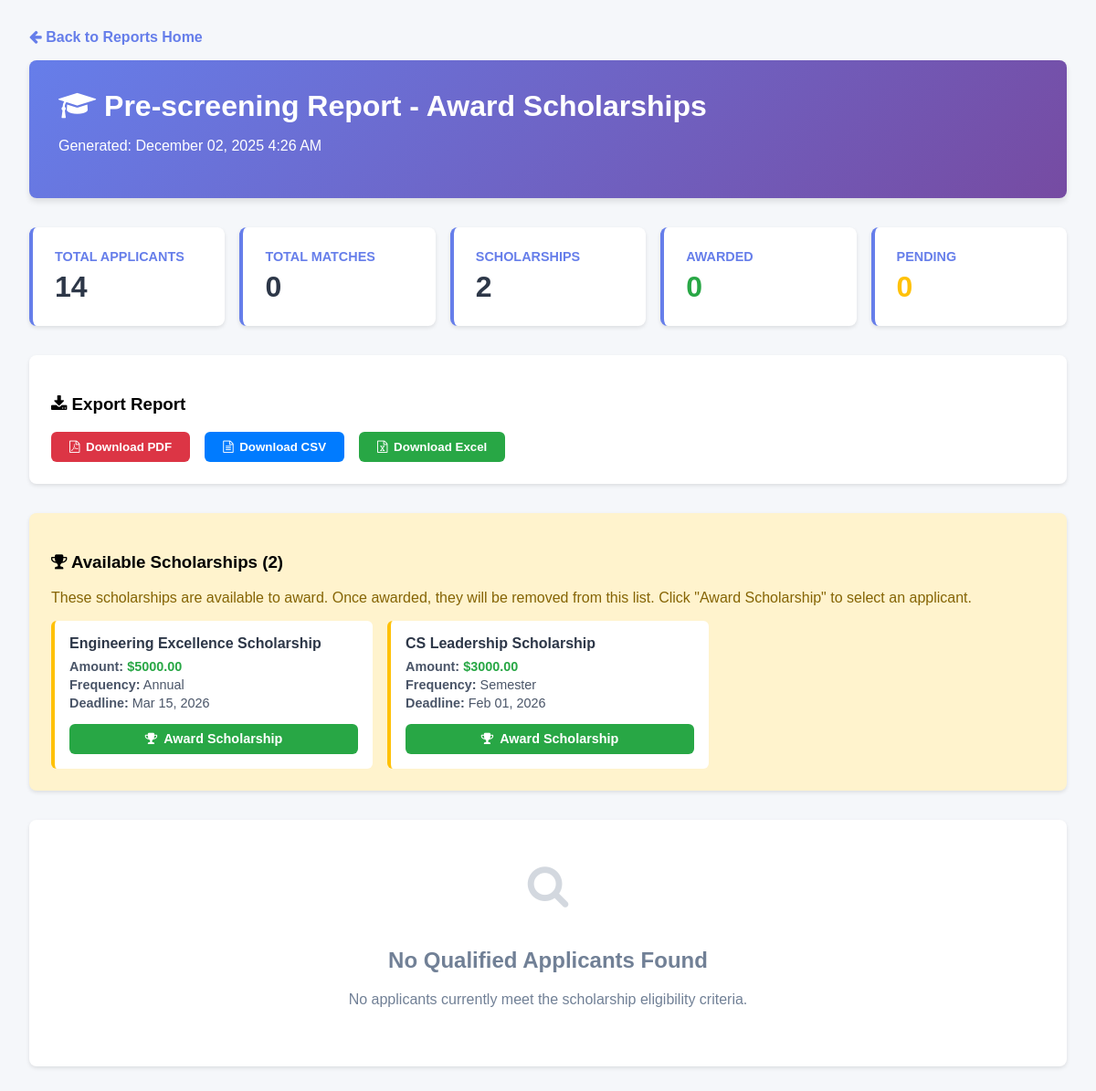
The page /prescreening-report/ on the database its author committed.
### reports_app/models.py (models this page shows, shortened)
class Scholarship(models.Model):
    name = models.CharField(max_length=255)
    description = models.TextField()
    eligibility_criteria = models.JSONField(default=list)  # List[str]
    donor_info = models.JSONField(default=dict)  # Dict containing donor details
    disbursement_requirements = models.JSONField(default=list)  # List[str]
    frequency = models.CharField(max_length=64)  # e.g., 'annual', 'semester'
    amount = models.DecimalField(max_digits=10, decimal_places=2)
    deadline = models.DateTimeField(null=True, blank=True)
    review_dates = models.JSONField(null=True, blank=True)  # List[datetime] as ISO strings
    reporting_schedule = models.JSONField(null=True, blank=True)  # Dict[str, datetime] as ISO strings
    created_at = models.DateTimeField(auto_now_add=True)
    updated_at = models.DateTimeField(auto_now=True)
    class Meta:
        ordering = ['name']
        verbose_name = 'Scholarship'
        verbose_name_plural = 'Scholarships'

### reports_app/views.py (the view, shortened to what this page needs)
# urls.py: path('prescreening-report/', views.view_prescreening_report, name='view_prescreening_report'),
def view_prescreening_report(request):
    engine = ReportEngine()
    applicants = list(Applicant.objects.all().order_by("name"))
    engineering_scholarship = (
        Scholarship.objects.filter(name="Engineering Excellence Scholarship")
        .order_by("-id")
        .first()
    )
    cs_scholarship = (
        Scholarship.objects.filter(name="CS Leadership Scholarship")
        .order_by("-id")
        .first()
    )
    all_scholarships = [
        s for s in [engineering_scholarship, cs_scholarship] if s is not None
    ]
    awarded_scholarship_names = set()
    for scholarship in all_scholarships:
        has_award = AwardDecision.objects.filter(
            scholarship_name=scholarship.name, decision="awarded"
        ).exists()
        scholarship.is_awarded = has_award
        if has_award:
            awarded_scholarship_names.add(scholarship.name)
    available_scholarships = [s for s in all_scholarships if not s.is_awarded]
    report_data = engine.generate_prescreening_report(applicants)
    report_data["scholarships_evaluated"] = len(available_scholarships)
    total_awarded_count = AwardDecision.objects.filter(decision="awarded").count()
    report_data["summary"]["award_decisions"]["awarded"] = total_awarded_count
    context = {
        "report": report_data,
        "scholarships": available_scholarships,  # Only show non-awarded scholarships
        "all_scholarships": all_scholarships,  # All scholarships for dropdown in modal
        "all_applicants": applicants,  # Provide full applicant list for award modal dropdown
        "total_applicants": len(applicants),
        "generated_date": report_data.get("generated_date", datetime.now()),
    }
    return render(request, "reports_app/prescreening_report.html", context)

### reports_app/templates/reports_app/prescreening_report.html (shortened to what this page needs)
<!doctype html>
<html>
<head>
    <link rel="stylesheet" href="https://cdnjs.cloudflare.com/ajax/libs/font-awesome/4.7.0/css/font-awesome.min.css">
</head>
<body>
    <a href="{% url 'reports_home' %}" class="back-link">
        <i class="fa fa-arrow-left"></i> Back to Reports Home
    </a>
    <div class="header">
        <h1><i class="fa fa-graduation-cap"></i> Pre-screening Report - Award Scholarships</h1>
        <p>Generated: {{ generated_date|date:"F d, Y g:i A" }}</p>
    </div>
    <div class="summary-stats">
        <div class="stat-card">
            <h3>Total Applicants</h3>
            <div class="value">{{ total_applicants }}</div>
        </div>
        <div class="stat-card">
            <h3>Total Matches</h3>
            <div class="value">{{ report.summary.total_matches }}</div>
        </div>
        <div class="stat-card">
            <h3>Scholarships</h3>
            <div class="value">{{ report.scholarships_evaluated }}</div>
        </div>
        <div class="stat-card">
            <h3>Awarded</h3>
            <div class="value" style="color: #28a745;">{{ report.summary.award_decisions.awarded }}</div>
        </div>
        <div class="stat-card">
            <h3>Pending</h3>
            <div class="value" style="color: #ffc107;">{{ report.summary.award_decisions.pending }}</div>
        </div>
    </div>
    <div class="export-section">
        <h3><i class="fa fa-download"></i> Export Report</h3>
        <div class="export-buttons">
            <form method="post" action="{% url 'reports_home' %}" style="margin: 0;">
                <button type="submit" class="export-btn export-btn-pdf">
                    <i class="fa fa-file-pdf-o"></i> Download PDF
                </button>
            </form>
            <form method="post" action="{% url 'reports_home' %}" style="margin: 0;">
                <button type="submit" class="export-btn export-btn-csv">
                    <i class="fa fa-file-text-o"></i> Download CSV
                </button>
            </form>
            <form method="post" action="{% url 'reports_home' %}" style="margin: 0;">
                <button type="submit" class="export-btn export-btn-excel">
                    <i class="fa fa-file-excel-o"></i> Download Excel
                </button>
            </form>
        </div>
    </div>
    <div class="export-section" style="background: #fff3cd;">
        <h3><i class="fa fa-trophy"></i> Available Scholarships ({{ scholarships|length }})</h3>
        <p style="margin-bottom: 1em; color: #856404;">These scholarships are available to award. Once awarded, they will be removed from this list. Click "Award Scholarship" to select an applicant.</p>
        {% if scholarships %}
        <div style="display: grid; grid-template-columns: repeat(auto-fill, minmax(300px, 1fr)); gap: 1em;">
            {% for scholarship in scholarships %}
            <div style="background: white; padding: 1em; border-radius: 6px; border-left: 4px solid #ffc107; position: relative;">
                <h4 style="margin: 0 0 0.5em 0; color: #2d3748;">{{ scholarship.name }}</h4>
                <p style="margin: 0.3em 0; color: #4a5568; font-size: 0.9em;">
                    <strong>Amount:</strong> <span style="color: #28a745; font-weight: bold;">${{ scholarship.amount|floatformat:2 }}</span>
                </p>
                <p style="margin: 0.3em 0; color: #4a5568; font-size: 0.9em;">
                    <strong>Frequency:</strong> {{ scholarship.frequency|title }}
                </p>
                {% if scholarship.deadline %}
                <p style="margin: 0.3em 0; color: #4a5568; font-size: 0.9em;">
                    <strong>Deadline:</strong> {{ scholarship.deadline|date:"M d, Y" }}
                </p>
                {% endif %}
                <button class="award-btn btn-award" style="width: 100%; margin-top: 1em;" onclick="openScholarshipAwardModal('{{ scholarship.name }}', '{{ scholarship.amount }}')">
                    <i class="fa fa-trophy"></i> Award Scholarship
                </button>
            </div>
            {% endfor %}
        </div>
        {% endif %}
    </div>
    {% if report.matches %}
        {% for scholarship_match in report.matches %}
        <div class="scholarship-section">
            <div class="scholarship-header">
                <h2>{{ scholarship_match.scholarship_name }}</h2>
                <div class="match-count">
                    <i class="fa fa-users"></i> {{ scholarship_match.matches|length }} Qualified Applicant{{ scholarship_match.matches|length|pluralize }}
                </div>
            </div>
            {% for match in scholarship_match.matches %}
            <div class="applicant-card">
                <div class="applicant-info">
                    <h3>{{ match.applicant.name }}</h3>
                    <div class="applicant-details">
                        <p><strong>Student ID:</strong> {{ match.applicant.student_id }}</p>
                        <p><strong>Major:</strong> {{ match.applicant.major }}</p>
                        <p><strong>GPA:</strong> {{ match.applicant.gpa }}</p>
                        <p><strong>Academic Level:</strong> {{ match.applicant.academic_level }}</p>
                    </div>
                    <span class="qualification-badge {% if match.qualification_score >= 80 %}badge-high{% else %}badge-medium{% endif %}">
                        Qualification: {{ match.qualification_score }}%
                    </span>
                </div>
                <div class="decision-status">
                    {% if match.current_decision %}
                        {% if match.current_decision.decision == 'awarded' %}
                            <div class="status-badge status-awarded">
                                <i class="fa fa-check-circle"></i> AWARDED
                            </div>
                        {% elif match.current_decision.decision == 'not_awarded' %}
                            <div class="status-badge status-not-awarded">
                                <i class="fa fa-times-circle"></i> NOT AWARDED
                            </div>
                        {% else %}
                            <div class="status-badge status-pending">
                                <i class="fa fa-clock-o"></i> PENDING
                            </div>
                        {% endif %}
                        {% if match.current_decision.comments %}
                            <div class="decision-comments">
                                "{{ match.current_decision.comments }}"
                            </div>
                        {% endif %}
                        <div class="decision-date">
                            {{ match.current_decision.decided_at|date:"M d, Y g:i A" }}
                        </div>
                    {% else %}
                        <div class="status-badge status-none">
                            <i class="fa fa-question-circle"></i> NO DECISION
                        </div>
                    {% endif %}
                </div>
                <div class="award-actions">
                    <button class="award-btn btn-award" onclick="openAwardModal('{{ match.applicant.student_id }}', '{{ scholarship_match.scholarship_name }}', 'awarded', '{{ match.applicant.name }}')">
                        <i class="fa fa-trophy"></i> Award
                    </button>
                    <button class="award-btn btn-decline" onclick="openAwardModal('{{ match.applicant.student_id }}', '{{ scholarship_match.scholarship_name }}', 'not_awarded', '{{ match.applicant.name }}')">
                        <i class="fa fa-times"></i> Decline
                    </button>
                    <button class="award-btn btn-pending" onclick="openAwardModal('{{ match.applicant.student_id }}', '{{ scholarship_match.scholarship_name }}', 'pending', '{{ match.applicant.name }}')">
                        <i class="fa fa-clock-o"></i> Pending
                    </button>
                </div>
            </div>
            {% endfor %}
        </div>
        {% endfor %}
    {% else %}
        <div class="scholarship-section">
            <div class="no-matches">
                <i class="fa fa-search"></i>
                <h2>No Qualified Applicants Found</h2>
                <p>No applicants currently meet the scholarship eligibility criteria.</p>
            </div>
        </div>
    {% endif %}
</body>
</html>

### reports_app/templates/reports_app/prescreening_report.html (style rules this page uses)
body { font-family: Arial, sans-serif; margin: 0; padding: 2em; background-color: #f5f7fa; }
.header { background: linear-gradient(135deg, #667eea 0%, #764ba2 100%); color: white; padding: 2em; border-radius: 8px; margin-bottom: 2em; box-shadow: 0 4px 6px rgba(0,0,0,0.1); }
.header h1 { margin: 0 0 0.5em 0; }
.summary-stats { display: grid; grid-template-columns: repeat(auto-fit, minmax(200px, 1fr)); gap: 1em; margin-bottom: 2em; }
.stat-card { background: white; padding: 1.5em; border-radius: 8px; box-shadow: 0 2px 4px rgba(0,0,0,0.1); border-left: 4px solid #667eea; }
.stat-card h3 { margin: 0 0 0.5em 0; color: #667eea; font-size: 0.9em; text-transform: uppercase; }
.stat-card .value { font-size: 2em; font-weight: bold; color: #2d3748; }
.scholarship-section { background: white; border-radius: 8px; margin-bottom: 2em; box-shadow: 0 2px 4px rgba(0,0,0,0.1); overflow: hidden; }
.award-btn { padding: 0.6em 1em; border: none; border-radius: 6px; cursor: pointer; font-weight: bold; transition: all 0.2s; display: flex; align-items: center; justify-content: center; gap: 0.5em; font-size: 0.9em; }
.btn-award { background-color: #28a745; color: white; }
.no-matches { padding: 3em; text-align: center; color: #718096; }
.no-matches i { font-size: 3em; margin-bottom: 0.5em; opacity: 0.3; }
.back-link { display: inline-block; margin-bottom: 1em; color: #667eea; text-decoration: none; font-weight: bold; }
.export-section { background: white; padding: 1.5em; border-radius: 8px; margin-bottom: 2em; box-shadow: 0 2px 4px rgba(0,0,0,0.1); }
.export-buttons { display: flex; gap: 1em; flex-wrap: wrap; }
.export-btn { padding: 0.7em 1.5em; border: none; border-radius: 6px; cursor: pointer; font-weight: bold; color: white; display: flex; align-items: center; gap: 0.5em; }
.export-btn-pdf { background-color: #dc3545; }
.export-btn-csv { background-color: #007bff; }
.export-btn-excel { background-color: #28a745; }

### rows shown on the page
Scholarship: name "Engineering Excellence Scholarship", amount "5000.00", frequency "Annual", deadline "Mar 15, 2026"
Scholarship: name "CS Leadership Scholarship", amount "3000.00", frequency "Semester", deadline "Feb 01, 2026"

### other values the page prints
{{ generated_date|date:"F d, Y g:i A" }} "December 02, 2025 4:26 AM"
{{ total_applicants }} "14"
{{ report.summary.total_matches }} "0"
{{ report.scholarships_evaluated }} "2"
{{ report.summary.award_decisions.awarded }} "0"
{{ report.summary.award_decisions.pending }} "0"
{{ scholarships|length }} "2"
